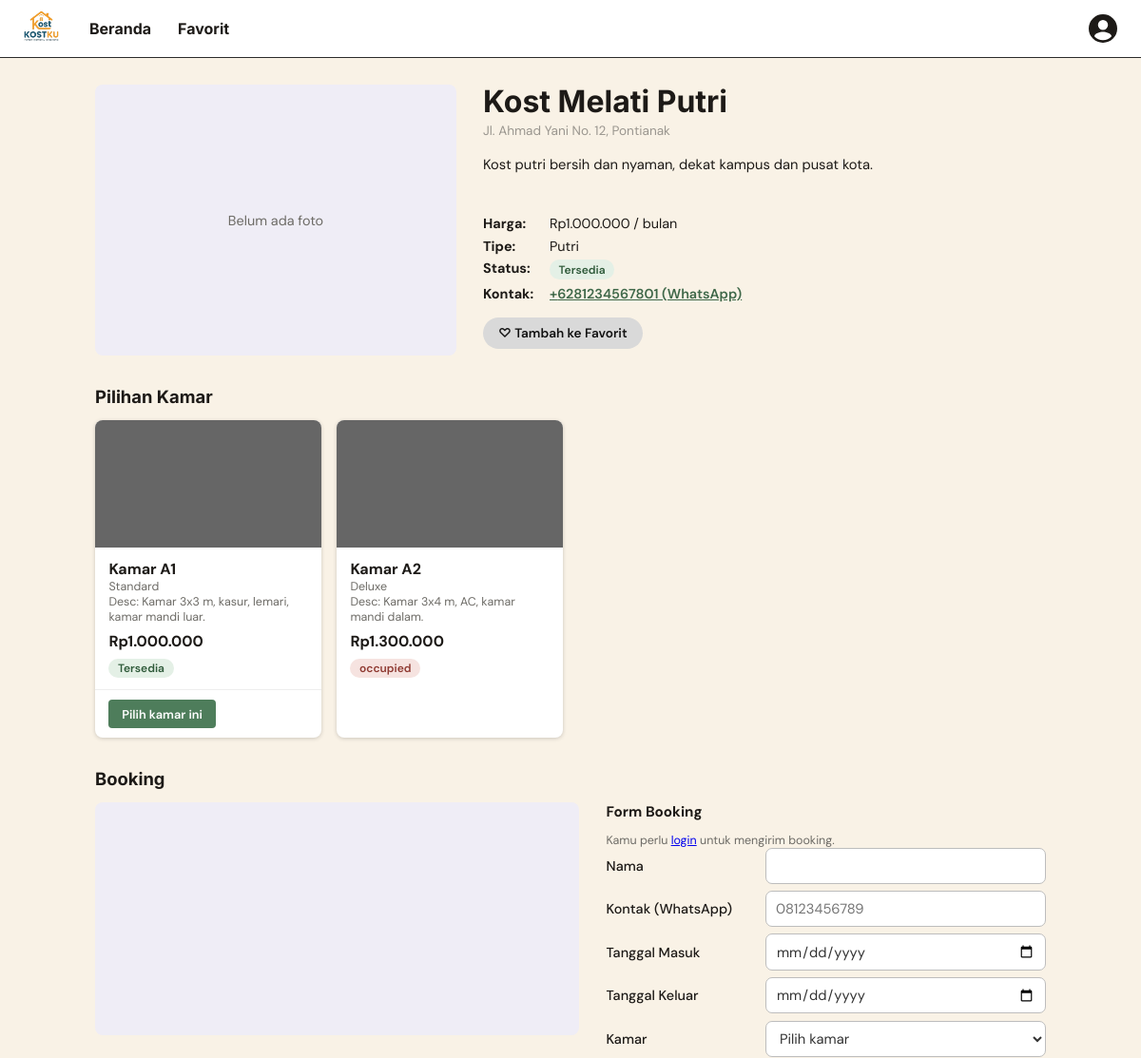
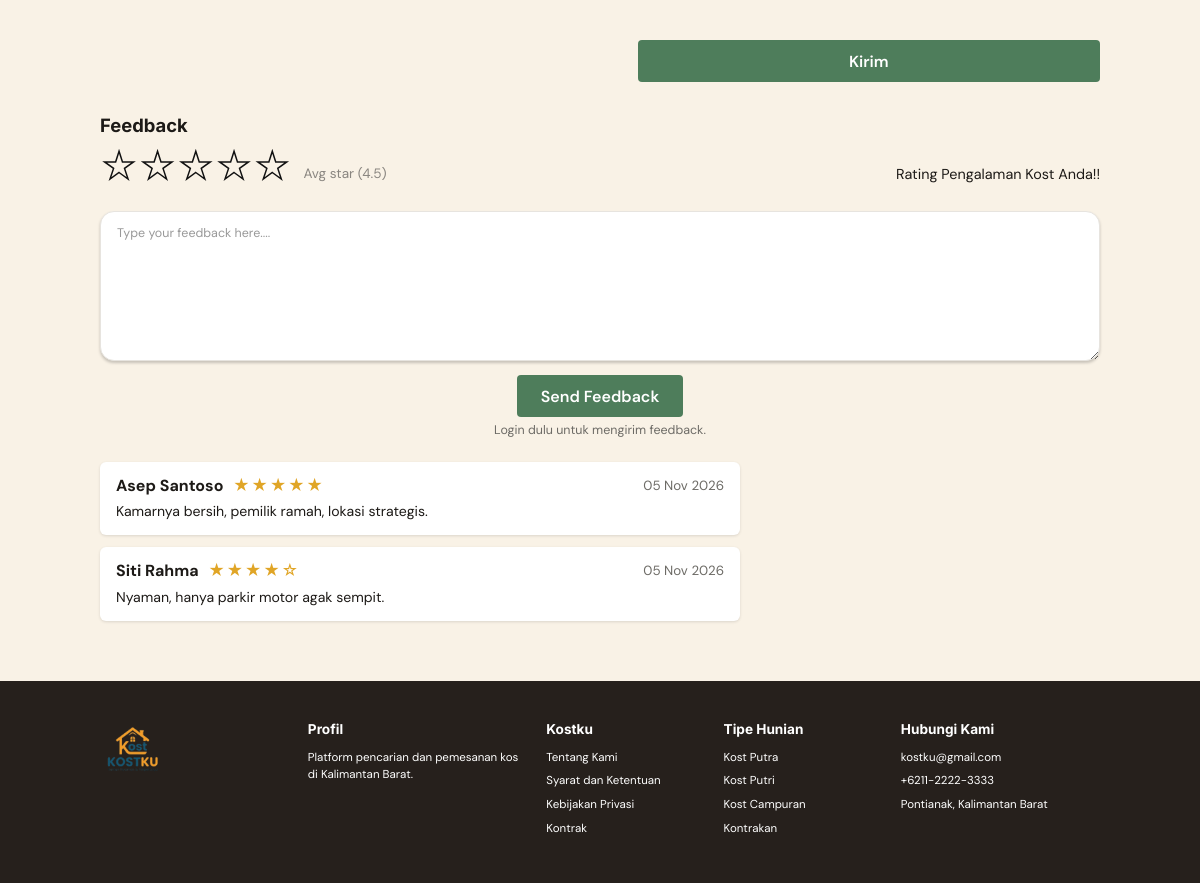
The app's page /product_desc.php?id=1 with its own data (2 pictures, top to bottom).
### tables this page shows
CREATE TABLE rooms (
  id                 INT UNSIGNED NOT NULL AUTO_INCREMENT,
  boarding_house_id  INT UNSIGNED NOT NULL,
  name               VARCHAR(100) NOT NULL,
  room_type          VARCHAR(50) NOT NULL,
  description        TEXT NULL,
  price_per_month    INT UNSIGNED NOT NULL,
  status             ENUM('available','occupied') NOT NULL DEFAULT 'available',
  photo              VARCHAR(255) NULL,
  created_at         TIMESTAMP NOT NULL DEFAULT CURRENT_TIMESTAMP,
  updated_at         TIMESTAMP NOT NULL DEFAULT CURRENT_TIMESTAMP ON UPDATE CURRENT_TIMESTAMP,
  PRIMARY KEY (id),
  KEY idx_rooms_bh (boarding_house_id),
  KEY idx_rooms_status (status),
  CONSTRAINT fk_rooms_bh FOREIGN KEY (boarding_house_id)
    REFERENCES boarding_houses (id) ON DELETE CASCADE ON UPDATE CASCADE
);

CREATE TABLE reviews (
  id                 INT UNSIGNED NOT NULL AUTO_INCREMENT,
  user_id            INT UNSIGNED NOT NULL,
  boarding_house_id  INT UNSIGNED NOT NULL,
  rating             TINYINT UNSIGNED NOT NULL,
  comment            TEXT NULL,
  created_at         TIMESTAMP NOT NULL DEFAULT CURRENT_TIMESTAMP,
  updated_at         TIMESTAMP NOT NULL DEFAULT CURRENT_TIMESTAMP ON UPDATE CURRENT_TIMESTAMP,
  PRIMARY KEY (id),
  UNIQUE KEY uq_reviews_user_bh (user_id, boarding_house_id),
  KEY idx_reviews_bh (boarding_house_id),
  CONSTRAINT fk_reviews_user FOREIGN KEY (user_id)
    REFERENCES users (id) ON DELETE CASCADE ON UPDATE CASCADE,
  CONSTRAINT fk_reviews_bh FOREIGN KEY (boarding_house_id)
    REFERENCES boarding_houses (id) ON DELETE CASCADE ON UPDATE CASCADE,
  CONSTRAINT chk_reviews_rating CHECK (rating BETWEEN 1 AND 5)
);

CREATE TABLE users (
  id            INT UNSIGNED NOT NULL AUTO_INCREMENT,
  name          VARCHAR(100) NULL,
  email         VARCHAR(150) NOT NULL,
  password      VARCHAR(255) NOT NULL,
  role          ENUM('user','admin') NOT NULL DEFAULT 'user',
  description   TEXT NULL,
  country_code  VARCHAR(6) NOT NULL DEFAULT '+62',
  phone_number  VARCHAR(20) NULL,
  profile_photo VARCHAR(255) NULL,
  created_at    TIMESTAMP NOT NULL DEFAULT CURRENT_TIMESTAMP,
  updated_at    TIMESTAMP NOT NULL DEFAULT CURRENT_TIMESTAMP ON UPDATE CURRENT_TIMESTAMP,
  PRIMARY KEY (id),
  UNIQUE KEY uq_users_email (email)
);

### includes/helpers.php (called while the page is built, shortened)
<?php
function formatRupiah($amount): string
{
    return 'Rp' . number_format((int) $amount, 0, ',', '.');
}
function statusLabel(string $status): string
{
    $labels = [
        'available' => 'Tersedia',
        'full'      => 'Penuh',
    ];
    return $labels[$status] ?? $status;
}
function typeLabel(string $type): string
{
    $labels = [
        'male'   => 'Putra',
        'female' => 'Putri',
        'mixed'  => 'Campuran',
        'house'  => 'Rumah',
    ];
    return $labels[$type] ?? $type;
}
function uploadUrl(string $subDir, ?string $fileName): ?string
{
    if (!$fileName) {
        return null;
    }
    return BASE_URL . '/uploads/' . $subDir . '/' . rawurlencode($fileName);
}
function phoneWithCountryCode(?string $countryCode, ?string $phone): string
{
    $countryDigits = preg_replace('/\D+/', '', (string) $countryCode);
    $phoneDigits = preg_replace('/\D+/', '', (string) $phone);
    if ($phoneDigits === '' || $countryDigits === '' || strpos($phoneDigits, $countryDigits) === 0) {
        return $phoneDigits;
    }
    return $countryDigits . $phoneDigits;
}
function fetchAllPrepared(PDO $conn, string $sql, string $types = '', array $params = []): array
{
    $stmt = $conn->prepare($sql);
    bindPreparedParameters($stmt, $types, $params);
    $stmt->execute();
    return $stmt->fetchAll();
}
function bindPreparedParameters(PDOStatement $stmt, string $types, array $params): void
{
    foreach (array_values($params) as $index => $value) {
        $type = match ($types[$index] ?? '') {
            'i' => PDO::PARAM_INT,
            'b' => PDO::PARAM_BOOL,
            default => $value === null ? PDO::PARAM_NULL : PDO::PARAM_STR,
        };
        $stmt->bindValue($index + 1, $value, $type);
    }
}
function formatDate(?string $value): string
{
    $timestamp = strtotime($value);
    return date('d M Y', $timestamp);
}

### includes/auth.php (called while the page is built, shortened)
<?php
function e(?string $value): string
{
    return htmlspecialchars($value ?? '', ENT_QUOTES, 'UTF-8');
}
function isLoggedIn(): bool
{
    return isset($_SESSION['user_id']);
}

### includes/product_view.php (the view, shortened to what this page needs)
<?php
$houseId = (int) ($_GET['id'] ?? 0);
$houseRows = fetchAllPrepared($conn, 'SELECT * FROM v_boarding_house_summary WHERE id = ?', 'i', [$houseId]);
$house     = $houseRows[0] ?? null;
$rooms = fetchAllPrepared(
    $conn,
    'SELECT id, name, room_type, description, price_per_month, status, photo
     FROM rooms WHERE boarding_house_id = ? ORDER BY price_per_month, id',
    'i',
    [$houseId]
);
$availableRooms = array_values(array_filter($rooms, function ($room) {
    return $room['status'] === 'available';
}));
$currentUser = null;
$bookingForm = [
    'booker_name'   => $currentUser['name'] ?? '',
    'contact'       => phoneWithCountryCode($currentUser['country_code'] ?? null, $currentUser['phone_number'] ?? null),
    'check_in_date' => '',
    'check_out_date' => '',
    'room_id'       => (string) (int) ($_GET['room'] ?? 0),
];
if ($bookingForm['room_id'] === '0') {
    $bookingForm['room_id'] = '';
}
$reviewForm    = ['rating' => '', 'comment' => ''];
$isFavorite = false;
$reviews = fetchAllPrepared(
    $conn,
    'SELECT rv.rating, rv.comment, rv.updated_at, u.name
     FROM reviews rv JOIN users u ON u.id = rv.user_id
     WHERE rv.boarding_house_id = ?
     ORDER BY rv.updated_at DESC LIMIT 5',
    'i',
    [$houseId]
);
$gallerySlides = [];
$contactNumber = preg_replace('/\D+/', '', (string) $house['contact']);
$mapUrl = null;
if ($house['latitude'] !== null && $house['longitude'] !== null) {
    $lat    = (float) $house['latitude'];
    $lng    = (float) $house['longitude'];
    $mapUrl = sprintf(
        'https://www.openstreetmap.org/export/embed.html?bbox=%.6F%%2C%.6F%%2C%.6F%%2C%.6F&layer=mapnik&marker=%.6F%%2C%.6F',
        $lng - 0.006, $lat - 0.004, $lng + 0.006, $lat + 0.004, $lat, $lng
    );
}
require __DIR__ . '/header.php';
?>
    <main class="container product">
        <section class="product-top">
            <?php if (empty($gallerySlides)): ?>
                <div class="photo-box"><span>Belum ada foto</span></div>
            <?php endif; ?>
            <div class="product-info">
                <h1><?= e($house['name']) ?></h1>
                <p class="product-address"><?= e($house['address']) ?>, <?= e($house['city']) ?></p>
                <p class="product-desc"><?= nl2br(e($house['description'] ?? '')) ?></p>
                <dl class="info-list">
                    <div><dt>Harga:</dt><dd><?= e(formatRupiah($house['price_per_month'])) ?> / bulan</dd></div>
                    <div><dt>Tipe:</dt><dd><?= e(typeLabel($house['type'])) ?></dd></div>
                    <div><dt>Status:</dt><dd><span class="badge badge-<?= e($house['status']) ?>"><?= e(statusLabel($house['status'])) ?></span></dd></div>
                    <div><dt>Kontak:</dt>
                        <dd>
                            <?php if ($contactNumber !== ''): ?>
                                <a href="https://wa.me/<?= e($contactNumber) ?>" target="_blank" rel="noopener">+<?= e($contactNumber) ?> (WhatsApp)</a>
                            <?php endif; ?>
                        </dd>
                    </div>
                </dl>
                <form method="post" action="">
                    <button type="submit" class="favorite-button<?= $isFavorite ? ' is-active' : '' ?>">
                        <?= $isFavorite ? '&#9829; Hapus dari Favorit' : '&#9825; Tambah ke Favorit' ?>
                    </button>
                </form>
            </div>
        </section>
        <section class="product-section" id="rooms">
            <h2>Pilihan Kamar</h2>
            <?php if (empty($rooms)): ?>
                <p class="hint">Belum ada pilihan kamar untuk kost ini.</p>
            <?php else: ?>
                <div class="room-grid">
                    <?php foreach ($rooms as $room): ?>
                        <?php $roomPhotoUrl = uploadUrl('rooms', $room['photo']); ?>
                        <article class="room-card">
                            <div class="room-card__photo"<?= $roomPhotoUrl ? ' style="background-image:url(\'' . e($roomPhotoUrl) . '\')"' : '' ?>></div>
                            <div class="room-card__body">
                                <div class="room-card__name"><?= e($room['name']) ?></div>
                                <div class="room-card__meta"><?= e($room['room_type']) ?></div>
                                <?php if (!empty($room['description'])): ?>
                                    <div class="room-card__meta">Desc: <?= e($room['description']) ?></div>
                                <?php endif; ?>
                                <div class="room-card__price"><?= e(formatRupiah($room['price_per_month'])) ?></div>
                                <span class="badge badge-<?= e($room['status']) ?>"><?= e(statusLabel($room['status'])) ?></span>
                            </div>
                            <?php if ($room['status'] === 'available'): ?>
                                <div class="room-card__actions">
                                    <button type="button" class="btn btn-small btn-green"
                                            data-choose-room="<?= (int) $room['id'] ?>">Pilih kamar ini</button>
                                </div>
                            <?php endif; ?>
                        </article>
                    <?php endforeach; ?>
                </div>
            <?php endif; ?>
        </section>
        <section class="product-section" id="booking">
            <h2>Booking</h2>
            <div class="map-grid">
                <?php if ($mapUrl): ?>
                    <iframe class="map-preview" src="<?= e($mapUrl) ?>" title="Peta lokasi kost" loading="lazy"></iframe>
                <?php else: ?>
                    <div class="map-empty">MAPS<br>Lokasi belum diatur</div>
                <?php endif; ?>
                <form class="booking-form" method="post" action="#booking" novalidate>
                    <h3>Form Booking</h3>
                    <?php if (!isLoggedIn()): ?>
                        <p class="hint">Kamu perlu <a href="<?= BASE_URL ?>/auth/login.php">login</a> untuk mengirim booking.</p>
                    <?php endif; ?>
                    <div class="field">
                        <label for="booker_name">Nama</label>
                        <input type="text" id="booker_name" name="booker_name" maxlength="100"
                               value="<?= e($bookingForm['booker_name']) ?>" required>
                    </div>
                    <div class="field">
                        <label for="contact">Kontak (WhatsApp)</label>
                        <input type="tel" id="contact" name="contact" maxlength="20"
                               value="<?= e($bookingForm['contact']) ?>" placeholder="08123456789" required>
                    </div>
                    <div class="field-row booking-form__date-fields">
                        <div class="field">
                            <label for="check_in_date">Tanggal Masuk</label>
                            <input type="date" id="check_in_date" name="check_in_date" min="<?= date('Y-m-d') ?>"
                                   value="<?= e($bookingForm['check_in_date']) ?>" required>
                        </div>
                        <div class="field">
                            <label for="check_out_date">Tanggal Keluar</label>
                            <input type="date" id="check_out_date" name="check_out_date" min="<?= date('Y-m-d') ?>"
                                   value="<?= e($bookingForm['check_out_date']) ?>" required>
                        </div>
                    </div>
                    <div class="field">
                        <label for="room_id">Kamar</label>
                        <select id="room_id" name="room_id" required<?= empty($availableRooms) ? ' disabled' : '' ?>>
                            <option value=""><?= empty($availableRooms) ? 'Tidak ada kamar tersedia' : 'Pilih kamar' ?></option>
                        </select>
                    </div>
                    <p class="booking-estimate" id="booking-estimate" aria-live="polite"></p>
                    <button type="submit" class="btn btn-green" style="width:100%"<?= empty($availableRooms) ? ' disabled' : '' ?>>Kirim</button>
                </form>
            </div>
        </section>
        <section class="product-section" id="feedback">
            <h2>Feedback</h2>
            <form class="review-form" method="post" action="#feedback" novalidate>
                <div class="feedback-top">
                    <div class="feedback-rating">
                        <fieldset class="star-input">
                            <div class="star-input__stars">
                                <?php for ($star = 5; $star >= 1; $star--): ?>
                                    <label for="star<?= $star ?>" title="<?= $star ?> bintang"><span class="visually-hidden"><?= $star ?> bintang</span>&#9733;</label>
                                <?php endfor; ?>
                            </div>
                        </fieldset>
                        <span class="rating-text">
                            <?php if ((int) $house['review_count'] > 0): ?>
                                Avg star (<?= e((string) $house['avg_rating']) ?>)
                            <?php else: ?>
                                Belum ada ulasan
                            <?php endif; ?>
                        </span>
                    </div>
                    <p class="feedback-prompt">Rating Pengalaman Kost Anda!!</p>
                </div>
                <div class="field">
                    <textarea id="comment" name="comment" rows="4" maxlength="1000"
                              placeholder="Type your feedback here...."><?= e($reviewForm['comment']) ?></textarea>
                </div>
                <div class="feedback-actions">
                    <button type="submit" class="btn btn-green">Send Feedback</button>
                </div>
                <?php if (!isLoggedIn()): ?>
                    <p class="hint">Login dulu untuk mengirim feedback.</p>
                <?php endif; ?>
            </form>
            <?php if (!empty($reviews)): ?>
                <ul class="review-list">
                    <?php foreach ($reviews as $review): ?>
                        <li>
                            <div class="review-list__head">
                                <strong><?= e($review['name'] ?: 'Pengguna') ?></strong>
                                <span class="stars" aria-label="<?= (int) $review['rating'] ?> dari 5 bintang"><?= str_repeat('&#9733;', (int) $review['rating']) . str_repeat('&#9734;', 5 - (int) $review['rating']) ?></span>
                                <small><?= e(formatDate($review['updated_at'])) ?></small>
                            </div>
                            <?php if (!empty($review['comment'])): ?>
                                <p><?= nl2br(e($review['comment'])) ?></p>
                            <?php endif; ?>
                        </li>
                    <?php endforeach; ?>
                </ul>
            <?php endif; ?>
        </section>
    </main>
<?php require __DIR__ . '/footer.php'; ?>

### records on screen
rooms: name "Kamar A1", room_type "Standard", description "Kamar 3x3 m, kasur, lemari, kamar mandi luar.", price_per_month "Rp1.000.000", status "Tersedia"
rooms: name "Kamar A2", room_type "Deluxe", description "Kamar 3x4 m, AC, kamar mandi dalam.", price_per_month "Rp1.300.000", status "occupied"
reviews: user.name "Asep Santoso", rating "★★★★★", updated_at "05 Nov 2026", comment "Kamarnya bersih, pemilik ramah, lokasi strategis."
reviews: user.name "Siti Rahma", rating "★★★★", rating "☆", updated_at "05 Nov 2026", comment "Nyaman, hanya parkir motor agak sempit."

### other values on screen
$house['name'] "Kost Melati Putri"
$house['address'] "Jl. Ahmad Yani No. 12"
$house['city'] "Pontianak"
$house['description'] "Kost putri bersih dan nyaman, dekat kampus dan pusat kota."
formatRupiah($house['price_per_month']) "Rp1.000.000"
typeLabel($house['type']) "Putri"
statusLabel($house['status']) "Tersedia"
$contactNumber "6281234567801"
$house['avg_rating'] "4.5"
